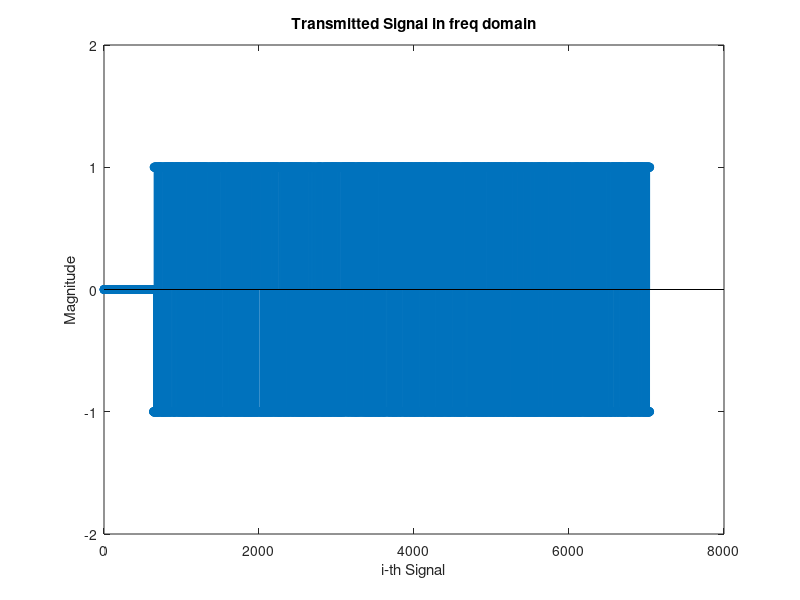
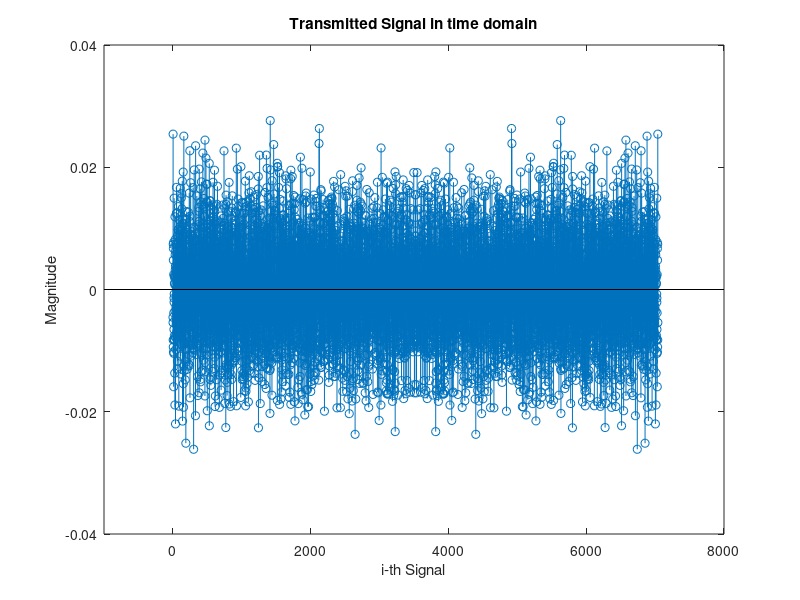

Write MATLAB code to recreate these figures, in order. (Note: this script raises an error after producing the figures.)
clc; clear all; close all;

% Create signal in the frequency domain
chunk = 64;                     %   size of one data packet in bits
packets = 100;                  %   number of data packets
num_bits = chunk*packets;       %   total number of data bits
X_k = randi([0,1], 1, num_bits);

% replace all zeros with -1
X_k(X_k == 0) = -1;

% Create training data
num_train = 640;
X_train = zeros(1, num_train);

% Combine training data and signal
message = [X_train, X_k];

figure(1)
stem(message)
xlabel('i-th Signal')
ylabel('Magnitude')
title('Transmitted Signal in freq domain')
ylim([-2,2])

%%  Move data to time domain

% Perform inverse Fourier transform
ifft_message = ifft(message);

figure(2)
stem(ifft_message)
xlabel('i-th Signal')
ylabel('Magnitude')
title('Transmitted Signal in time domain')
xlim([-1000, 8000])
ylim([-0.04,0.04])

%%  Perform cyclic convolution

% Cyclic prefix insertion
pulse_width = 64;
message_length = max(size(ifft_message));
ifft_msg_prefix = zeros(1, (5*message_length/4));

for i = 1:((message_length)/pulse_width)
    prefix = ifft_message((64*i-15):64*i);
    ifft_msg_prefix(1+(i-1)*80:(i-1)*80+16) = prefix;
    ifft_msg_prefix(1+(i-1)*80+16:i*80) = ifft_message((i-1)*64+1:i*64);
end

% Perform circular convolution
pulse = ones(1, pulse_width);
conv_message = conv(ifft_msg_prefix, pulse_width);
tx_message = conv_message(1:(num_bits*(5/4)+num_train))'; % Truncate the trailing zeros added by the convolution
% Data truncated to: num. of data bits + 16 prefix bits per data packet + num. of training
% bits = 6400 + 16 * 100 + 640 = 8640

%%  Simulate the channel

% Transmit data through nonflat channel function
rx_message = nonflat_channel((tx_message));

% Visualize data transmitted
figure(3)
subplot(2,1,1)
stem(tx_message)
xlabel('i-th Signal')
ylabel('Magnitude')
title('Transmitted Signal')

% Visualize data received
subplot(2,1,2)
stem(rx_message)
xlabel('i-th Signal')
ylabel('Magnitude')
title('Unfiltered Received Signal')

%%  Rx data alignment

tx_len = length(tx_message);
rx_len = length(rx_message);

% Determine the received data
[cross_corr,lags] = xcorr(rx_message,tx_message); 
[~, idx] = max(abs(cross_corr));
peak = lags(idx);

% Slice data according to lags and tx_data length
sliced_rx = rx_message(peak:tx_len);

figure(4)
stem(sliced_rx)
xlabel('i-th Signal')
ylabel('Magnitude')
title('Trimmed Rx Signal')

%%  Move to frequency domain

fft_rx = fft(sliced_rx);

figure(5)
stem(real(fft_rx));
hold on
title('Received Data - FFT')
hold off

%%  Channel Estimation

% Locate training data before and after channel simulation
tx_train = message(1:num_train);
rx_train = fft_rx(1:num_train);

% Perform element-wise division on every bit
channel_response = zeros(1, num_train);

sum = zeros(1, num_train);

% for iter = 1:chunk
%     sum(1, iter) = channel
% end


iter = 2;
while iter <= num_train
    sum(1, iter) = (channel_response(1, (iter-1)) + rx_train(iter,1)) ./ tx_train(1, iter);
    iter = iter + 1;
end

channel_estimate = sum(1,num_train)/num_train;

%%  Recover transmitted data

tx_est = fft_rx(num_train+1:end) / channel_estimate;

figure(6)
stem(tx_est);
hold on
title('Recovered Tx signal')
hold off


%%  Calculate Bit Error Rate (BER)

% diff = real((real(X_k) - (real(Y_k)./abs(real(Y_k)))))./real(X_k);
diff = real((real(X_k) - (real(Retrieved_data)./abs(real(Retrieved_data)))))./(2*real(X_k));
% num_error = length(diff(diff==2));
Error = abs(mean(diff)) *100

























